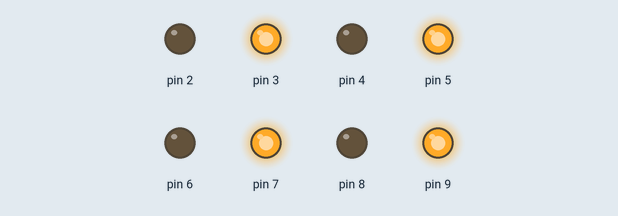
Bench run of a sketch on a simulated Arduino Uno, built with avr-gcc and run on an emulated ATmega328P. On the bench: output pins drawn as LEDs (lit = HIGH). Pins used as bus, display or sensor lines are not drawn; what the sketch prints to the serial monitor is not drawn.

Above: at 0.2 s.
At 2.2 s:
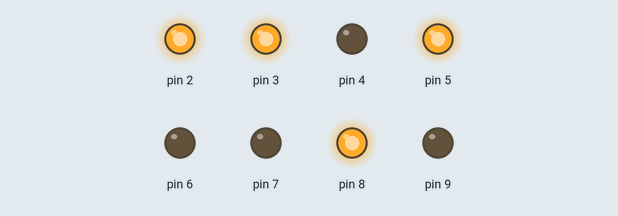
Timing chart, 0 to 3.0 s (numbered marks = the images above):
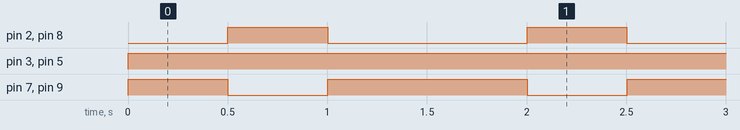

The sketch:

2D_LED_ARRAY.ino
```cpp
int M = 3;
int N = 3;


void setup() {
  Serial.begin(9600);
  // initialize digital pin LED_BUILTIN as an output.
  pinMode(1, OUTPUT);
  pinMode(2, OUTPUT);
  pinMode(3, OUTPUT);
  pinMode(4, OUTPUT);
  pinMode(5, OUTPUT);
  pinMode(6, OUTPUT);
  pinMode(7, OUTPUT);
  pinMode(8, OUTPUT);
  pinMode(9, OUTPUT);
  pinMode(10, INPUT);
  pinMode(11, INPUT);

}

//X Pattern
int x_pattern[3][3] = {
   {1, 0, 1} ,   /*  initializers for row indexed by 0 */
   {0, 1, 0} ,   /*  initializers for row indexed by 1 */
   {1, 0, 1}   /*  initializers for row indexed by 2 */
};

//T Pattern
int t_pattern[3][3] = {
   {1, 1, 1} ,   /*  initializers for row indexed by 0 */
   {0, 1, 0} ,   /*  initializers for row indexed by 1 */
   {0, 1, 0}   /*  initializers for row indexed by 2 */
};


void loop() {


  drawPattern(x_pattern); //
  delay(500);
  drawPattern(t_pattern); //
   delay(500);
  drawPattern(x_pattern); //
   delay(500);
}


void drawX(){

   digitalWrite(1,x_pattern[0][0]);
   digitalWrite(2,x_pattern[0][1]);
   digitalWrite(3,x_pattern[0][2]);

   digitalWrite(4,x_pattern[1][0]);
   digitalWrite(5,x_pattern[1][1]);
   digitalWrite(6,x_pattern[1][2]);

   digitalWrite(7,x_pattern[2][0]);
   digitalWrite(8,x_pattern[2][1]);
   digitalWrite(9,x_pattern[2][2]);

}

void drawPattern(int arr[3][3])
{

  int i, j, pinNumber;

  /* These are the variables we will use to keep track of the changes we need to consider as we iterate through each element of our 2D array. */

  for (i = 0; i < 3; i++){
    /* i keeps track of the row in the array */

    for (j = 0; j < 3; j++){
      /* j keeps track of the row in the array */

      pinNumber = ((i*3)+j)+1;
      Serial.print(pinNumber);

      /* We are using a mathematical formula to calculate the exact pin we want to select dependent upon the specific row (i) multiplied by 3 plus column (j) to get a value we can test for in a switch statement.*/

      /* Here we will call the digitalWrite function and in place of "LOW" or "HIGH", we will use the array value specified by i and j in our 2D array. Which pinout we will
use is dependent upon the specific i and j */

           digitalWrite(pinNumber,arr[i][j]);

    }
  }

}
```

Measured:
- by itself, pin 2, pin 8: alternates HIGH for 0.50 s and LOW for 1.0 s
- by itself, pin 3, pin 5: LOW → HIGH at 0.00 s
- by itself, pin 7, pin 9: repeats every 1.5 s: LOW 0.50 s, HIGH 1.0 s
